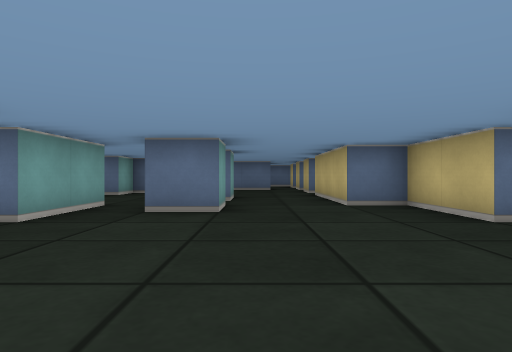
View 1 (above)

24 first-person views from a walk through a cub3D level. The camera is about half as high as the walls, looks level and sees 75° across. The floor is counted in squares. Each view is taken from the middle of a square. On the plan, view 1 faces up. The plan holds only what a view shows up to about 9 squares ahead; the rest is blank.

View 2
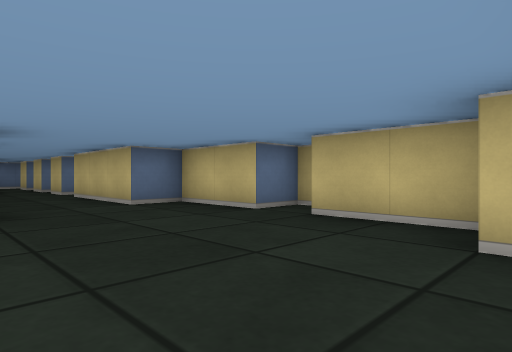

View 3
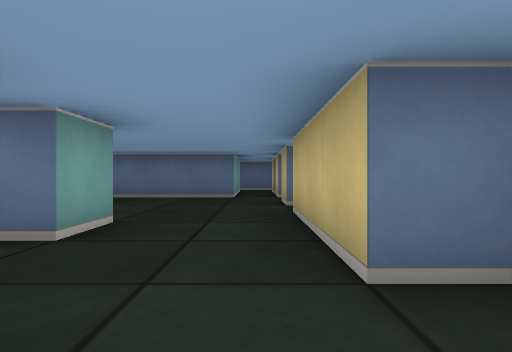

View 4
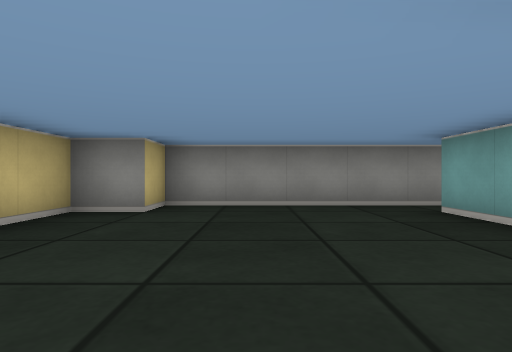

View 5
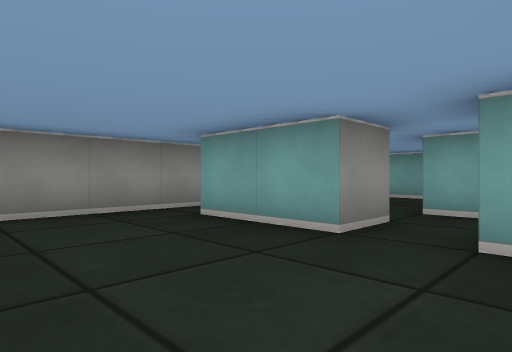

View 6
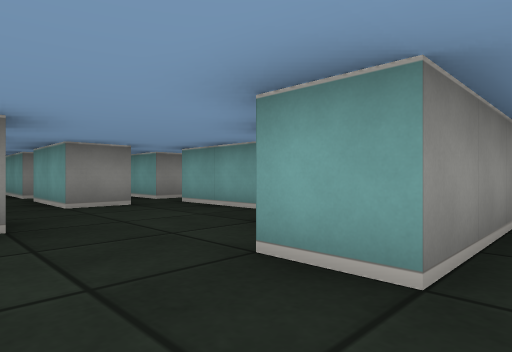

View 7
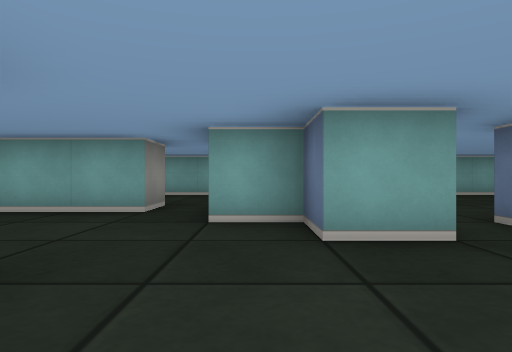

View 8
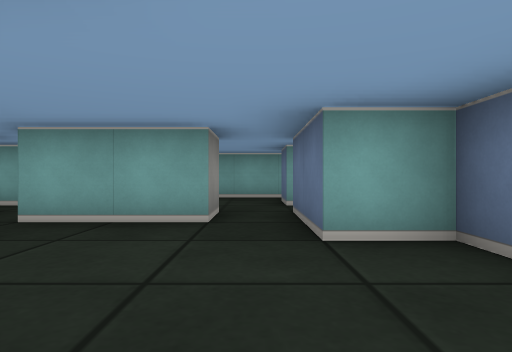

View 9
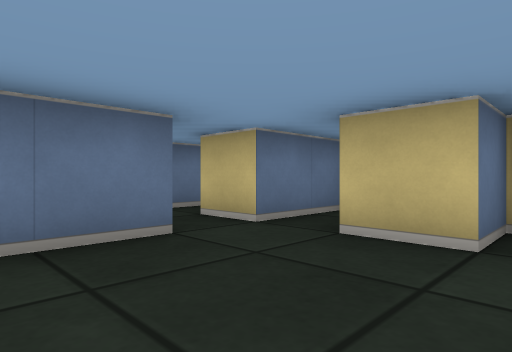

View 10
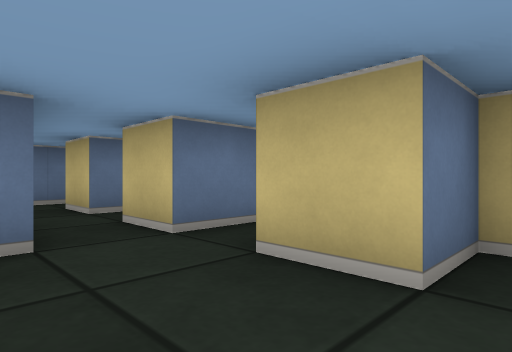

View 11
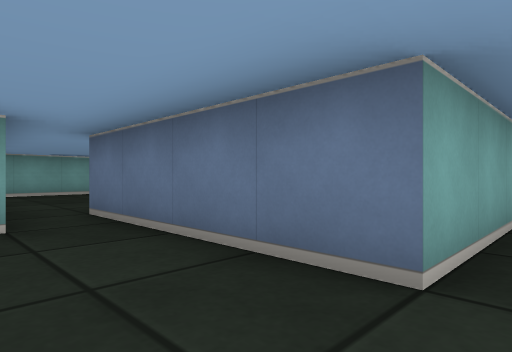

View 12
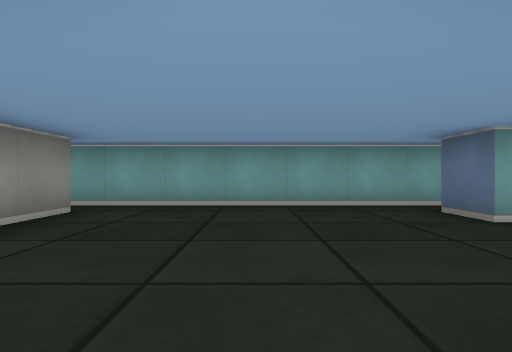

View 13
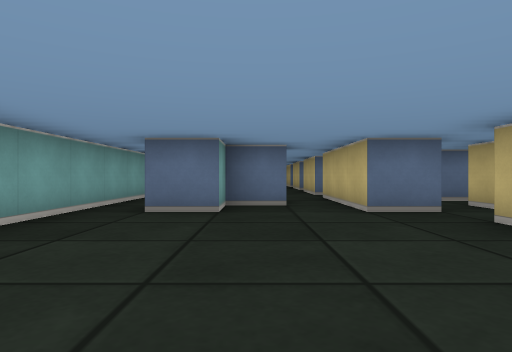

View 14
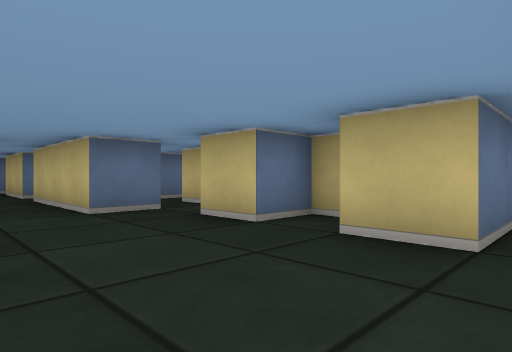

View 15
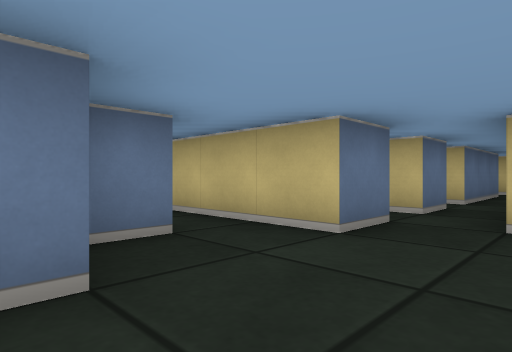

View 16
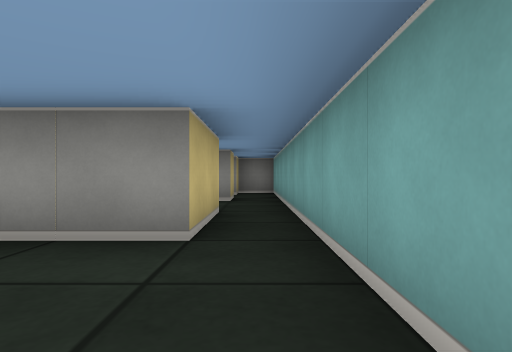

View 17
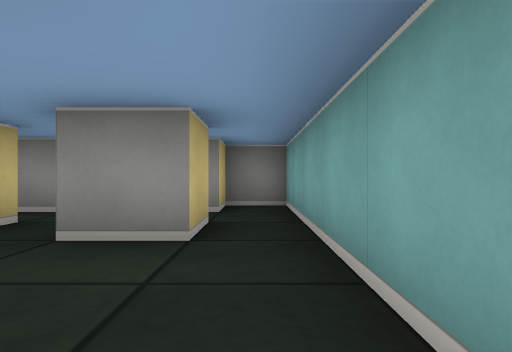

View 18
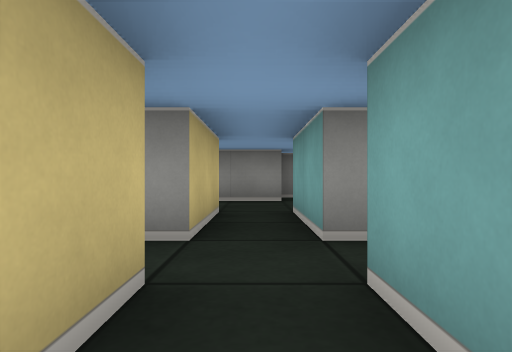

View 19
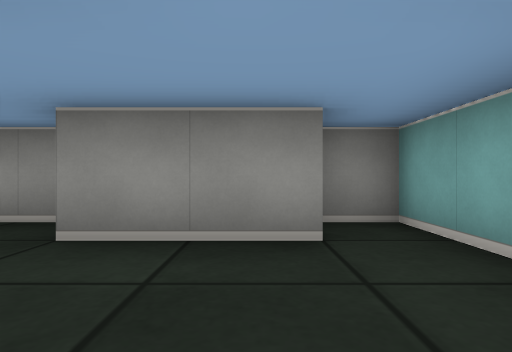

View 20
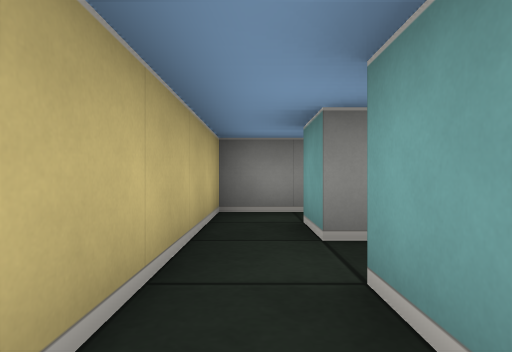

View 21
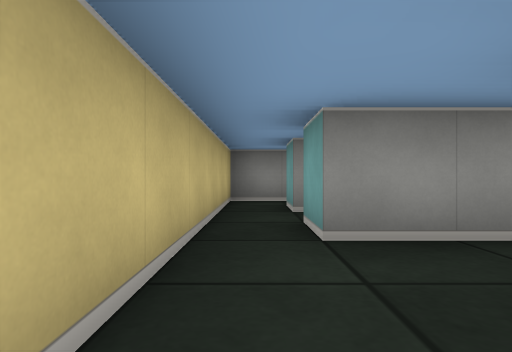

View 22
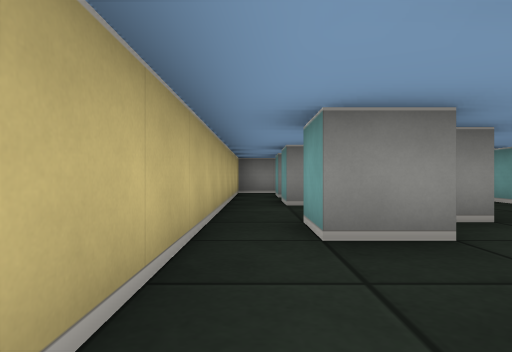

View 23
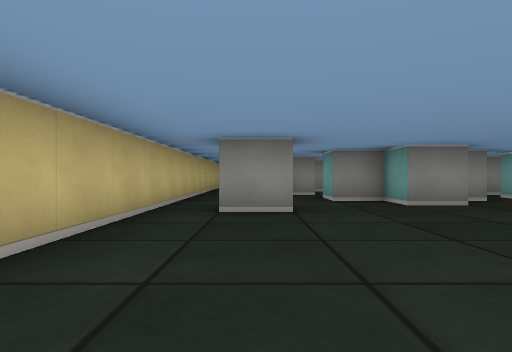

View 24
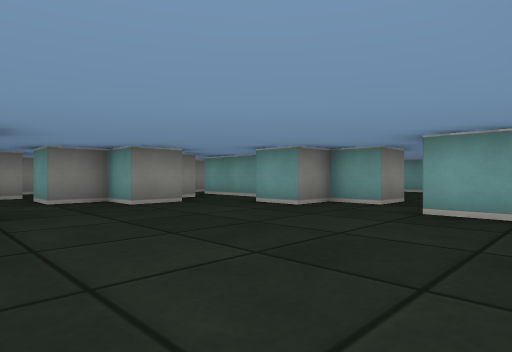

### Floor plan
Ten units are one square. View 1 is at (0, 0); x grows to the right and y downward. Boxes are objects, and circles mark ways between rooms. Rooms are numbered by the first view taken in them; rooms with no view inside come last. Other rooms are left out.
<svg viewBox="-90 -270 130 280">
<path fill="none" stroke="#000" d="M-5 -55 -5 -45 -15 -45M-5 -75 -5 -65 -10 -65M-35 -55 -25 -55 -25 -35M-25 -25 -25 -5M25 -95 15 -95 15 -105M35 -35 25 -35 25 -55 15 -55 15 -85M-45 -75 -45 -55M-25 -105 -25 -95 -35 -95 -35 -85 -45 -85M32 -115 15 -115 15 -125M5 -125 5 -115 -25 -115M-25 5 15 5 15 -5 25 -5 25 -25M-65 -155 -75 -155M-75 -105 -25 -105M-25 -130 -25 -135 -35 -135 -35 -145M-54 -165 -65 -165M-34 -155 -45 -155M-25 -115 -35 -115 -35 -125M-85 -165 -85 -105M-75 -55 -75 -65 -65 -65 -65 -55M-65 -85 -75 -85 -75 -105M-55 -75 -45 -75M-55 -55 -55 -64M-45 -85 -55 -85M-85 -105 -85 -35 -75 -35 -75 -45 -65 -45 -65 -25M-55 -25 -55 -45 -45 -45M35 -165 35 -174M15 -225 25 -225M-16 -215 -5 -215 -5 -205 5 -205 5 -195M-26 -205 -21 -205M14 -195 25 -195 25 -185M-35 -215 -35 -195M-35 -245 -35 -235 -25 -235 -25 -225M-25 -265 -25 -255M4 -185 11 -185M35 -174 35 -251M-15 -161 -15 -155 -25 -155 -25 -165M-1 -165 25 -165M5 -155 -5 -155M-18 -175 -24 -175M25 -145 25 -135 15 -135 15 -145M25 -165 25 -155 5 -155M5 -139 5 -125M22 -125 35 -125 35 -165M-65 -5 -45 -5M-75 -15 -75 5 -65 5M-35 -25 -25 -25M-40 5 -25 5M-45 -45 -45 -25"/>
<circle cx="-30" cy="-110" r="3" fill="#2a7"/>
<circle cx="-50" cy="-50" r="3" fill="#2a7"/>
<circle cx="-50" cy="-80" r="3" fill="#2a7"/>
<circle cx="10" cy="-120" r="3" fill="#2a7"/>
<circle cx="-30" cy="-30" r="3" fill="#2a7"/>
<circle cx="-30" cy="0" r="3" fill="#2a7"/>
<circle cx="-40" cy="-40" r="3" fill="#2a7"/>
<circle cx="-80" cy="-95" r="3" fill="#2a7"/>
<circle cx="-30" cy="-150" r="3" fill="#2a7"/>
<circle cx="-60" cy="-35" r="3" fill="#2a7"/>
<circle cx="30" cy="-185" r="3" fill="#2a7"/>
<circle cx="15" cy="-170" r="3" fill="#2a7"/>
<circle cx="30" cy="-160" r="3" fill="#2a7"/>
<circle cx="0" cy="-170" r="3" fill="#2a7"/>
<circle cx="0" cy="-150" r="3" fill="#2a7"/>
<circle cx="-50" cy="-15" r="3" fill="#2a7"/>
<text x="0" y="-60">1</text>
<text x="-60" y="-130">2</text>
<text x="-70" y="-70">3</text>
<text x="30" y="-170">4</text>
<text x="0" y="-230">5</text>
<text x="-10" y="-160">6</text>
<text x="20" y="-150">7</text>
<text x="-60" y="-10">8</text>
<text x="-40" y="-20">9</text>
</svg>
Room 1 opens to room 2. Room 1 opens to room 3. Room 1 opens to room 7. Room 1 opens to room 9. Room 2 opens to room 3. Room 2 opens to room 6. Room 3 opens to room 8. Room 4 opens to room 5. Room 4 opens to room 6. Room 4 opens to room 7. Room 5 opens to room 6. Room 6 opens to room 7. Room 8 opens to room 9.

Where each view was taken, in squares from view 1:
view 1: 0 up, 0 right, facing up
view 2: 0 up, 1 left, facing up-right
view 3: 4 up, 1 right, facing up
view 4: 5 up, 0 right, facing down
view 5: 4 up, 0 right, facing down-left
view 6: 11 up, 1 left, facing down-left
view 7: 9 up, 0 right, facing left
view 8: 8 up, 1 left, facing left
view 9: 9 up, 1 left, facing up-right
view 10: 9 up, 0 right, facing up-right
view 11: 10 up, 1 right, facing up-left
view 12: 13 up, 3 left, facing left
view 13: 11 up, 6 left, facing up
view 14: 11 up, 6 left, facing up-right
view 15: 14 up, 7 left, facing up-right
view 16: 13 up, 8 left, facing down
view 17: 9 up, 8 left, facing down
view 18: 7 up, 6 left, facing down
view 19: 3 up, 6 left, facing down
view 20: 17 up, 3 right, facing down
view 21: 19 up, 3 right, facing down
view 22: 22 up, 3 right, facing down
view 23: 27 up, 2 right, facing down
view 24: 27 up, 2 right, facing down-left
